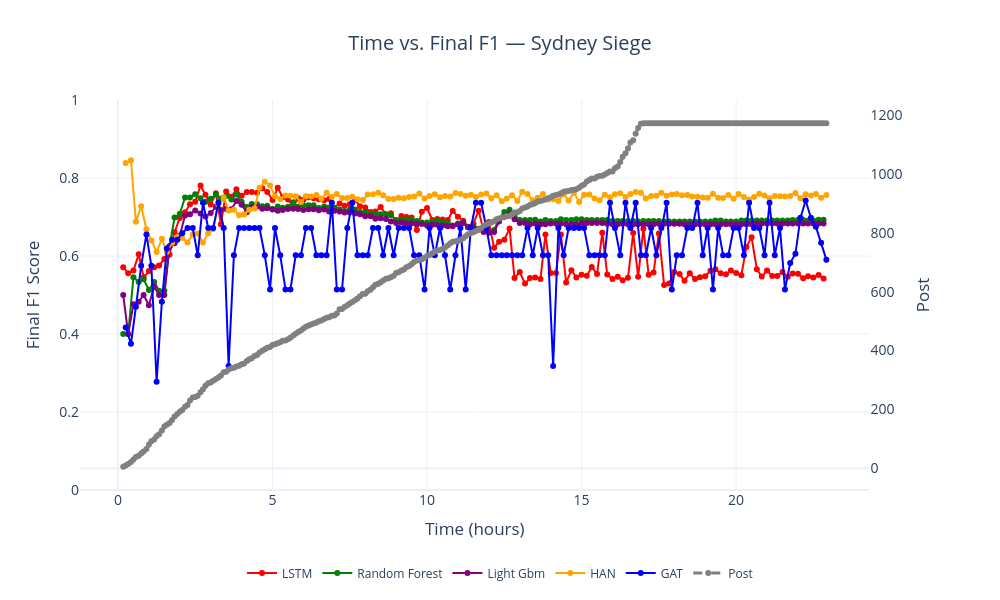

Write notebook code for a chart like this one.
### Code cell
import plotly.graph_objects as go
from plotly.subplots import make_subplots
import pandas as pd

# Filter for the Ottawa Shooting dataset
df_filtered = df_all_tl[df_all_tl['dataset'] == 'sydney_siege'].copy()

# Ensure x-axis is sorted and numeric (or datetime), convert if necessary
# If time_cut_hours is numeric:
df_filtered['time_cut_hours'] = pd.to_numeric(df_filtered['time_cut_hours'], errors='coerce')
df_filtered = df_filtered.dropna(subset=['time_cut_hours']).sort_values('time_cut_hours')

# Aggregate POST once per time_cut_hours (take first or mean — choose what makes sense)
df_post = (
    df_filtered.groupby('time_cut_hours', as_index=False)
               .agg({'post': 'first'})   # change 'first' to 'mean' if preferred
               .sort_values('time_cut_hours')
)

# Create figure with secondary y-axis
fig = make_subplots(specs=[[{"secondary_y": True}]])

# Plot Final F1 for each model on primary y-axis
models = df_filtered['model'].unique()
colors = ['red', 'green', 'purple', 'orange', 'blue', 'brown']  # extend if needed

for i, model in enumerate(models):
    df_model = df_filtered[df_filtered['model'] == model].sort_values('time_cut_hours')
    fig.add_trace(
        go.Scatter(
            x=df_model['time_cut_hours'],
            y=df_model['metrics.final_f1'],
            mode='lines+markers',
            name=str(model),
            line=dict(color=colors[i % len(colors)])
        ),
        secondary_y=False,
    )

# Add single POST line on secondary y-axis (right)
fig.add_trace(
    go.Scatter(
        x=df_post['time_cut_hours'],
        y=df_post['post'],
        mode='lines+markers',
        name='Post',
        line=dict(color='gray', width=3, dash='dash'),
        marker=dict(symbol='circle')
    ),
    secondary_y=True,
)

# Layout & axes
fig.update_layout(
    title="Time vs. Final F1 — Sydney Siege",
    title_x=0.5,
    template='plotly_white',
    width=1000,
    height=600,
    font=dict(size=14),
    legend=dict(orientation="h", yanchor="bottom", y=-0.25, xanchor="center", x=0.5, font=dict(size=12))
)

fig.update_xaxes(title_text="Time (hours)")
fig.update_yaxes(title_text="Final F1 Score", range=[0, 1], secondary_y=False)
fig.update_yaxes(title_text="Post", secondary_y=True, showgrid=False)

fig.show()

### Figure 1 — Plotly figure (JSON) as saved in the notebook; plotly's stock layout.template omitted (floating-point values rounded to 4 significant figures; data arrays with more than 128 entries replaced by an {"elided": "..."} marker saying what was removed)
{"data": [{"line": {"color": "red"}, "mode": "lines+markers", "name": "LSTM", "type": "scatter", "x": {"elided": "137 float values"}, "xaxis": "x", "y": {"elided": "137 float values"}, "yaxis": "y"}, {"line": {"color": "green"}, "mode": "lines+markers", "name": "Random Forest", "type": "scatter", "x": {"elided": "137 float values"}, "xaxis": "x", "y": {"elided": "137 float values"}, "yaxis": "y"}, {"line": {"color": "purple"}, "mode": "lines+markers", "name": "Light Gbm", "type": "scatter", "x": {"elided": "137 float values"}, "xaxis": "x", "y": {"elided": "137 float values"}, "yaxis": "y"}, {"line": {"color": "orange"}, "mode": "lines+markers", "name": "HAN", "type": "scatter", "x": {"elided": "137 float values"}, "xaxis": "x", "y": {"elided": "137 float values"}, "yaxis": "y"}, {"line": {"color": "blue"}, "mode": "lines+markers", "name": "GAT", "type": "scatter", "x": {"elided": "137 float values"}, "xaxis": "x", "y": {"elided": "137 float values"}, "yaxis": "y"}, {"line": {"color": "gray", "dash": "dash", "width": 3}, "marker": {"symbol": "circle"}, "mode": "lines+markers", "name": "Post", "type": "scatter", "x": {"elided": "274 float values"}, "xaxis": "x", "y": {"elided": "274 int values"}, "yaxis": "y2"}], "layout": {"font": {"size": 14}, "height": 600, "legend": {"font": {"size": 12}, "orientation": "h", "x": 0.5, "xanchor": "center", "y": -0.25, "yanchor": "bottom"}, "title": {"text": "Time vs. Final F1 — Sydney Siege", "x": 0.5}, "width": 1000, "xaxis": {"anchor": "y", "autorange": true, "domain": [0, 0.94], "range": [-1.229, 24.32], "title": {"text": "Time (hours)"}, "type": "linear"}, "yaxis": {"anchor": "x", "domain": [0, 1], "range": [0, 1], "title": {"text": "Final F1 Score"}, "type": "linear"}, "yaxis2": {"anchor": "x", "autorange": true, "overlaying": "y", "range": [-73.99, 1251.0], "showgrid": false, "side": "right", "title": {"text": "Post"}, "type": "linear"}}}
